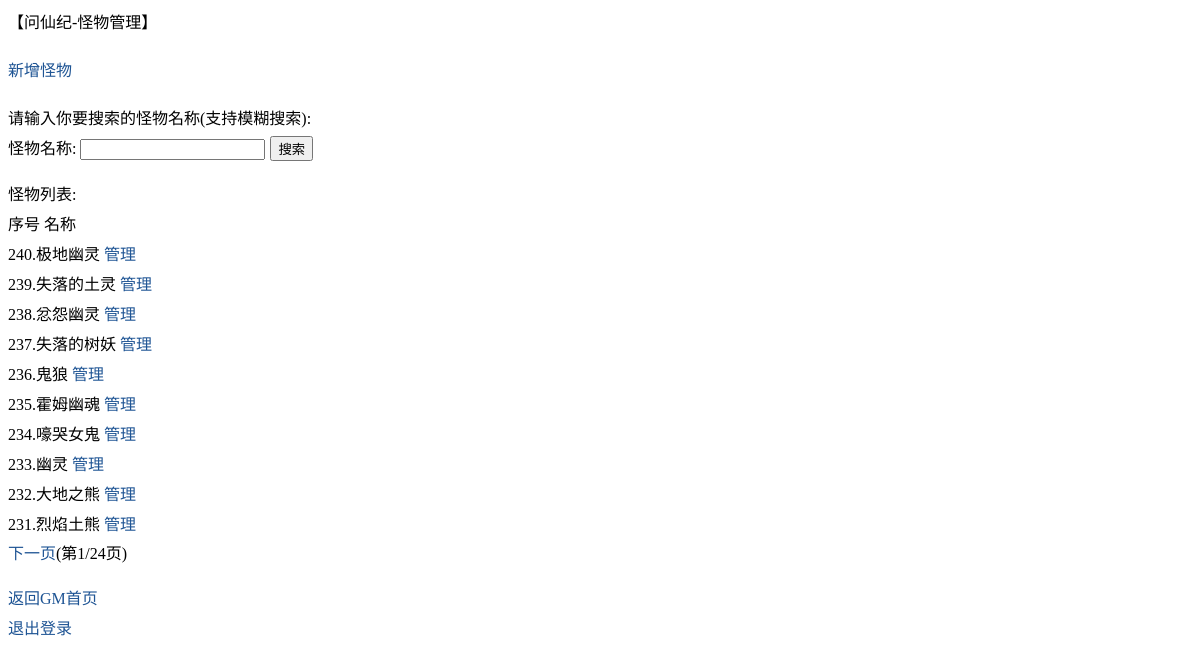
Screenshot of /wxj/admin/regw.php?x=q (signed in) with the database file from the repository.
### tables this page shows
CREATE TABLE `s_guaiwu_all` (
  `num` int(2) NOT NULL AUTO_INCREMENT,
  `gw_name` varchar(30) DEFAULT NULL,
  `gw_dj` int(2) DEFAULT '1',
  `gw_gj` int(2) DEFAULT '0',
  `gw_xq` int(2) DEFAULT '0',
  `gw_fy` int(2) DEFAULT '0',
  `gw_bj` int(2) DEFAULT '0',
  `gw_rx` int(2) DEFAULT '0',
  `gw_hp` int(2) DEFAULT '0',
  PRIMARY KEY (`num`) USING BTREE
);

### wxj/admin/include/FenyePage.class.php (called while the page is built, shortened)
<?php
function getFenyePage_gw($fenyePage,$dh_fl){
    $sqlHelper=new SqlHelper();
    $sql1="select num,gw_name,gw_dj from s_guaiwu_all order by num desc limit
		".($fenyePage->pageNow-1)*$fenyePage->pageSize.",".$fenyePage->pageSize;
    $sql2="select count(num) from s_guaiwu_all";
    $sqlHelper->exectue_dql_fenye_bag($sql1,$sql2,$fenyePage,$dh_fl);
}
?>

### wxj/admin/regw.php (the view, shortened to what this page needs)
<head>
<?php
require_once "include/fzr.php";
function gw_show_fenye($gotourl,$dh_fl){
    require_once "include/FenyePage.class.php";
    $fenyePage=new FenyePage();
    $fenyePage->gotoUrl="$gotourl";
    $fenyePage->pageSize=10;
    getFenyePage_gw($fenyePage,$dh_fl);
    if($fenyePage->res_array){
        echo '<div>序号 名称</div>';
        for($i=0;$i<count($fenyePage->res_array);$i++){
            $row=$fenyePage->res_array[$i];
            $num = $row['num'];
            $gw_name = $row['gw_name'];
            $url = 'x=w&id='.$num;
            echo '<div>'.$num.'.'.$gw_name." <a href='regw.php?$url'>管理</a></div>";
        }
        if($fenyePage->pageCount > 1){
            echo $fenyePage->navigate;
        }
    }else{
        echo '<div>暂无怪物数据</div>';
    }
}
echo "<div>【问仙纪-怪物管理】</div><br/>";
if($_SERVER["QUERY_STRING"]) {
    $url_info = geturl($_SERVER["QUERY_STRING"], $key_url_md_5);
    if (isset($url_info["x"])) {
        $suxin1 = explode(".", $url_info["x"]);
        $dh_fl = $suxin1[0];
    }else{
        $dh_fl = $_GET["x"];
    }
}
if($dh_fl == "q"){
    echo "<div><a href='regw.php?x=r'>新增怪物</a></div><br/>";
    echo '<div>请输入你要搜索的怪物名称(支持模糊搜索):</div>';
    echo "<form id='form3' action='' method='post'>";
    echo "<div>怪物名称: <input type='text'  name='sousuo_name' /><input style='margin-left: 5px;' type='submit' value='搜索'></div>";
    echo '</form>';
    echo '<div>怪物列表:</div>';
    gw_show_fenye('regw.php',$dh_fl);
}
?>
<div style="margin-top: 20px;"><a href='index.php'>返回GM首页</a></div>
<div><a href='index.php?out=out'>退出登录</a></div>

### wxj/admin/include/fzr.php (style rules this page uses)
a { color:#1e5494; text-decoration: none; }
div { line-height: 30px; }

### rows the page displays
s_guaiwu_all: num "240", gw_name "极地幽灵"
s_guaiwu_all: num "239", gw_name "失落的土灵"
s_guaiwu_all: num "238", gw_name "忿怨幽灵"
s_guaiwu_all: num "237", gw_name "失落的树妖"
s_guaiwu_all: num "236", gw_name "鬼狼"
s_guaiwu_all: num "235", gw_name "霍姆幽魂"
s_guaiwu_all: num "234", gw_name "嚎哭女鬼"
s_guaiwu_all: num "233", gw_name "幽灵"
s_guaiwu_all: num "232", gw_name "大地之熊"
s_guaiwu_all: num "231", gw_name "烈焰土熊"

### other values shown
$fenyePage->pageNow "1"
$fenyePage->pageCount "24"
